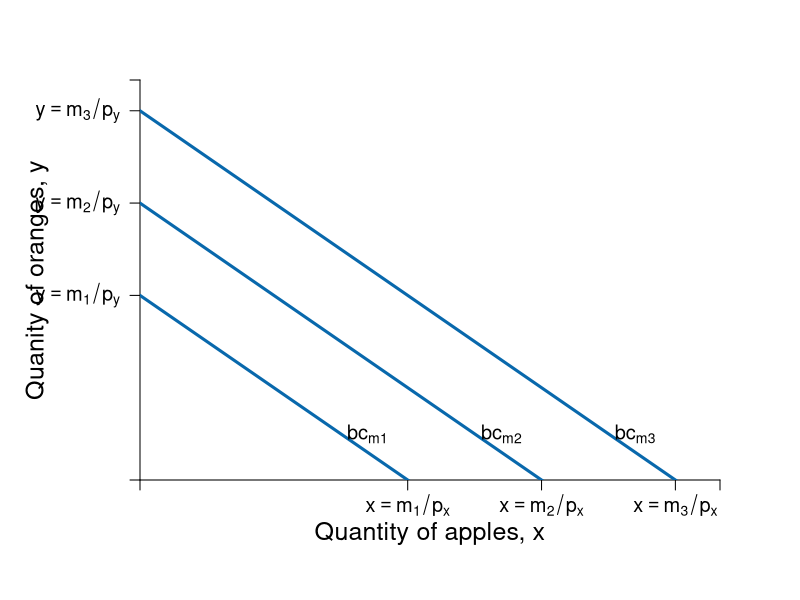

Recreate this plot in R.
require(shape)
pdf(file = "bfh-textbook/indmarketdemand/budget_incomechange.pdf", width = 9, height = 7)

#Set parameters for graphics
axislabelsize <- 1.5
labelsize <- 1.2
graphlinewidth <- 3
segmentlinewidth <- 2


COL <- c("#7fc97f", "#beaed4", "#fdc086", "#ffff99", "#386cb0", "#f0027f", "#bf5b17", "#666666")
COLA <- c("#99d8c9","#66c2a4","#41ae76", "#238b45", "#005824")
COLB <- c("#4eb3d3", "#2b8cbe", "#0868ac","#084081")

#Edited the margins to cater for the larger LHS labels
par(mar =  c(6, 7, 4, 4))

bcA <- function(x, w = 20, p = 2) {
  w - p*x
}


xlims <- c(0, 13)
ylims <- c(0, 13)

npts <- 501 
x <- seq(xlims[1], xlims[2], length.out = npts)
y <- seq(ylims[1], ylims[2], length.out = npts) 
a <- c(13, 15, 17)

plot(0, 0, xlim = xlims, ylim = ylims, type = "n",
     xlab = expression(paste("")),
     ylab = expression(paste("")), 
     xaxt = "n", 
     yaxt = "n", 
     cex.lab = axislabelsize, 
     bty = "n",
     xaxs="i", 
     yaxs="i")

# ticksy <- seq(from = 0, to = ylims[2], by = 2)
# ylabels <- seq(from = 0, to = ylims[2], by = 2)
# ticksx <- seq(from = 0, to = xlims[2], by = 2)
# xlabels <- seq(from = 0, to = xlims[2], by = 2)
ticksy <- c(0, 6, 9, 12, ylims[2])
ylabels <- c(NA, expression(paste(y==m[1]/p[y])), expression(paste(y == m[2]/p[y])), expression(paste(y == m[3]/p[y])), NA)
ticksx <- c(0, 6, 9, 12, xlims[2])
xlabels <- c(NA, expression(paste(x == m[1]/p[x])), expression(paste(x == m[2]/p[x])), expression(paste(x == m[3]/p[x])), NA)

axis(1, at = ticksx, pos = 0, labels = xlabels, cex.axis = labelsize)
axis(2, at = ticksy, pos = 0, labels = ylabels, las = 1, cex.axis = labelsize)

npts <- 500 
xx1 <- seq(xlims[1], xlims[2], length.out = npts)

lines(xx1, bcA(xx1, w = 12, p = 1), col = COLB[3], lwd = graphlinewidth)
lines(xx1, bcA(xx1, w = 6, p = 1), col = COLB[3], lwd = graphlinewidth)
lines(xx1, bcA(xx1, w = 9, p = 1), col = COLB[3], lwd = graphlinewidth)
#lines(xx1, indiffA1(xx1, uA = 20, rmax = 2.5, xmax = 10), col = COLB[4], lwd = graphlinewidth)


#Label Axes
mtext(expression(paste("Quantity of apples, ", x)), side=1, line = 2.5, cex = axislabelsize)
text(-2.3, 0.5*ylims[2], expression(paste("Quanity of oranges, ", y)), xpd = TRUE, cex = axislabelsize, srt = 90) 

#Label the iso-welfare functions for the HG, Aisha
text(5.1, 1.5, expression(bc[m1]), cex = labelsize)
text(8.1, 1.5, expression(bc[m2]), cex = labelsize)
text(11.1, 1.5, expression(bc[m3]), cex = labelsize)


dev.off()
